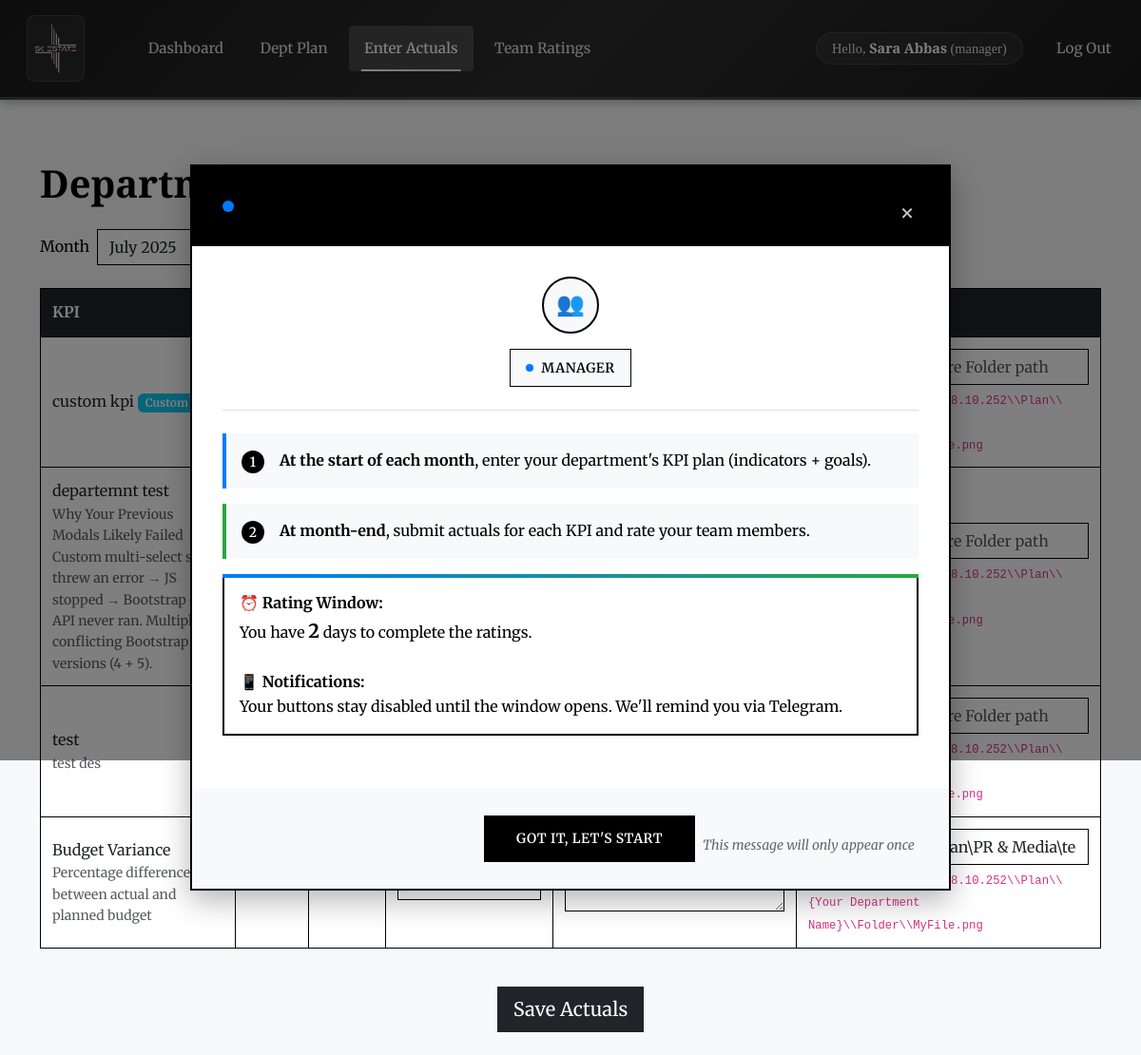
Screenshot of /actuals_entry.php (signed in) with the database file from the repository.
### tables this page shows
CREATE TABLE `users` (
  `user_id` int(11) NOT NULL,
  `name` varchar(100) NOT NULL,
  `email` varchar(255) NOT NULL,
  `password_hash` varchar(255) NOT NULL,
  `role_id` int(11) NOT NULL,
  `dept_id` int(11) DEFAULT NULL,
  `phone` varchar(20) DEFAULT NULL,
  `telegram_chat_id` bigint(20) DEFAULT NULL,
  `position` varchar(100) DEFAULT NULL,
  `birth_date` date DEFAULT NULL,
  `hire_date` date DEFAULT NULL,
  `rating_window_days` int(11) DEFAULT 0,
  `active` tinyint(1) DEFAULT 1,
  `email_verified` tinyint(1) DEFAULT 0,
  `email_verification_token` varchar(255) DEFAULT NULL,
  `email_verification_expires` datetime DEFAULT NULL
);

CREATE TABLE `department_indicator_monthly` (
  `snapshot_id` int(11) NOT NULL,
  `indicator_id` int(11) DEFAULT NULL,
  `dept_id` int(11) NOT NULL,
  `month` date NOT NULL,
  `custom_name` varchar(255) DEFAULT NULL,
  `is_custom` tinyint(1) DEFAULT 0,
  `target_value` float NOT NULL,
  `weight` int(11) NOT NULL,
  `unit_of_goal` varchar(50) DEFAULT NULL,
  `unit` varchar(50) DEFAULT NULL,
  `way_of_measurement` varchar(255) DEFAULT NULL,
  `created_by` int(11) DEFAULT NULL,
  `actual_value` float DEFAULT NULL,
  `notes` text DEFAULT NULL,
  `created_at` timestamp NOT NULL DEFAULT current_timestamp(),
  `audit_score` float DEFAULT NULL,
  `task_file_path` varchar(255) DEFAULT NULL
);

CREATE TABLE `department_indicators` (
  `indicator_id` int(11) NOT NULL,
  `name` varchar(255) NOT NULL,
  `description` text DEFAULT NULL,
  `responsible_departments` varchar(255) DEFAULT NULL,
  `default_goal` float NOT NULL,
  `unit_of_goal` varchar(50) DEFAULT NULL,
  `unit` varchar(50) DEFAULT NULL,
  `way_of_measurement` varchar(255) DEFAULT NULL,
  `default_weight` int(11) DEFAULT NULL,
  `sort_order` int(11) DEFAULT NULL,
  `active` tinyint(1) DEFAULT 1
);

### backend/user_controller.php (called while the page is built, shortened)
<?php
require_once __DIR__ . '/db.php';
function getUser(int $user_id): array|false {
    global $pdo;
    $sql = "
        SELECT
            u.user_id,
            u.name,
            u.email,
            u.role_id,
            r.role_name,
            u.dept_id
        FROM users u
        JOIN roles r ON u.role_id = r.role_id
        WHERE u.user_id = :uid
    ";
    $stmt = $pdo->prepare($sql);
    $stmt->execute([':uid' => $user_id]);
    return $stmt->fetch(PDO::FETCH_ASSOC);
}

### backend/department_controller.php (called while the page is built, shortened)
<?php
final class DepartmentRepository
{
    private PDO $pdo;
    public function __construct(PDO $pdo)
    {
        $this->pdo = $pdo;
    }
    public function fetchDepartmentSnapshots(int $deptId, string $month): array
    {
        $sql = "
            SELECT dim.*,
                   di.name        AS indicator_name,
                   di.description AS indicator_description,
                   di.unit        AS indicator_unit
            FROM   department_indicator_monthly dim
            LEFT   JOIN department_indicators di
                 ON dim.indicator_id = di.indicator_id
            WHERE  dim.dept_id = :d
              AND  dim.month   = :m
            ORDER  BY dim.snapshot_id
        ";
        return $this->select($sql, [':d' => $deptId, ':m' => $month]);
    }
    private function select(string $sql, array $params): array
    {
        $stmt = $this->pdo->prepare($sql);
        $stmt->execute($params);
        return $stmt->fetchAll(PDO::FETCH_ASSOC);
    }
}

### backend/settings_controller.php (called while the page is built, shortened)
<?php
final class SettingsRepository
{
    private PDO $pdo;
    public function __construct(PDO $pdo)
    {
        $this->pdo = $pdo;
    }
    public function getSetting(string $key): ?string
    {
        $stmt = $this->pdo->prepare(
            'SELECT setting_value FROM settings WHERE setting_key = :k'
        );
        $stmt->execute([':k' => $key]);
        $v = $stmt->fetchColumn();
        return ($v === false) ? null : $v;
    }
}

### actuals_entry.php (the view, shortened to what this page needs)
<?php
require_once __DIR__ . '/backend/auth.php';
require_once __DIR__ . '/backend/user_controller.php';
require_once __DIR__ . '/backend/department_controller.php';
require_once __DIR__ . '/backend/settings_controller.php';
$settingsRepo = new Backend\SettingsRepository($pdo);
$globalActualsDays = (int)($settingsRepo->getSetting('actuals_entry_deadline_days')
                     ?? $settingsRepo->getSetting('evaluation_deadline_days')
                     ?? 2);
function isWindowOpen(array $user): bool
{
    global $globalActualsDays;
    $days = $user['rating_window_days'] ?? $globalActualsDays;
    if ($days === 0) {
        return true;
    }
    $today      = new DateTime('today');
    $endOfMonth = (clone $today)->modify('last day of this month');
    $remaining  = (int)$today->diff($endOfMonth)->format('%a');
    return $remaining < $days;
}
$user     = getUser($_SESSION['user_id']);
$roleId   = (int)$user['role_id'];
$deptId   = (int)$user['dept_id'];
$monthKey = $_GET['month'] ?? date('Y-m-01');
$deptRepo = $deptRepo ?? new DepartmentRepository($pdo);
$snapshots = $deptRepo->fetchDepartmentSnapshots($deptId, $monthKey);
function monthLink(string $base, int $offset): string
{
    $dt = new DateTime($base);
    $dt->modify(($offset >= 0 ? '+' : '') . $offset . ' month');
    return $dt->format('Y-m-01');
}
$windowOpen = $roleId === ROLE_ADMIN ? true : isWindowOpen($user);
include __DIR__ . '/partials/navbar.php';
include __DIR__ . '/partials/intro_modal.php';
?>
<!DOCTYPE html>
<html lang="en">
<head>
  <link href="https://cdn.jsdelivr.net/npm/bootstrap@5.3.0/dist/css/bootstrap.min.css" rel="stylesheet">
  <link rel="stylesheet" href="./assets/css/style.css">
</head>
<body class="bg-light font-serif">
<div class="container py-4">
  <h1 class="mb-4">Department Actuals Entry</h1>
  <form class="d-flex align-items-center mb-4" method="get">
    <label class="me-2">Month</label>
    <input type="month" name="month" class="form-control w-auto"
           value="<?= date('Y-m', strtotime($monthKey)) ?>" onchange="this.form.submit()">
    <a class="btn btn-outline-secondary ms-3"
       href="actuals_entry.php?month=<?= monthLink($monthKey, -1) ?>">&laquo; Prev</a>
    <a class="btn btn-outline-secondary ms-2"
       href="actuals_entry.php?month=<?= monthLink($monthKey, +1) ?>">Next &raquo;</a>
  </form>
  <?php if (empty($snapshots)): ?>
    <div class="alert alert-warning">
      No KPI snapshot found for <?= date('F Y', strtotime($monthKey)) ?>.
      <a href="department_plan.php?month=<?= $monthKey ?>">Create your plan first.</a>
    </div>
  <?php else: ?>
    <form method="post">
      <div class="table-responsive mb-4">
        <table class="table table-bordered align-middle">
          <thead class="table-dark">
          <tr>
            <th>KPI</th>
            <th class="text-end">Target</th>
            <th class="text-end">Weight</th>
            <th class="text-end">Actual</th>
            <th>Notes</th>
            <th>Task File Path</th>
          </tr>
          </thead>
          <tbody>
          <?php foreach ($snapshots as $row): ?>
            <tr>
              <td>
                <?= htmlspecialchars($row['indicator_name'] ?: $row['custom_name']) ?>
                <?php if ($row['is_custom']): ?>
                  <span class="badge bg-info">Custom</span>
                <?php endif; ?>
                <?php if (!empty($row['indicator_description'])): ?>
                  <div class="small text-muted"><?= htmlspecialchars($row['indicator_description']) ?></div>
                <?php endif; ?>
              </td>
              <td class="text-end">
              </td>
              <td class="text-end"><?= $row['weight'] ?>%</td>
              <td class="text-end" style="width:11rem">
              </td>
              <td style="width:16rem">
              </td>
<td style="width:20rem">
    <div class="form-text">
        For Example: <code>\\192.168.10.252\\Plan\\{Your Department Name}\\Folder\\MyFile.png</code>
    </div>
</td>
            </tr>
          <?php endforeach; ?>
          </tbody>
        </table>
      </div>
      <div class="text-center">
        <button class="btn btn-dark btn-lg" <?= $windowOpen ? '' : 'disabled' ?>>
          Save Actuals
        </button>
      </div>
    </form>
  <?php endif; ?>
</div>
</body>
</html>

### partials/navbar.php (shortened to what this page needs)
<?php
require_once __DIR__ . '/../backend/user_controller.php';
$user      = getUser($_SESSION['user_id']);
$roleId    = (int)($_SESSION['role_id'] ?? 0);
$roleName  = htmlspecialchars($_SESSION['role_name'] ?? '');
$userName  = htmlspecialchars($user['name']       ?? '');
$currentPage = basename($_SERVER['PHP_SELF']);
function isActivePage($page) {
    global $currentPage;
    return $currentPage === $page ? 'active' : '';
}
?>
<!DOCTYPE html>
<html lang="en">
<head>
<link href="https://cdn.jsdelivr.net/npm/bootstrap@5.3.0/dist/css/bootstrap.min.css" rel="stylesheet">
<link href="https://cdn.jsdelivr.net/npm/bootstrap-icons@1.11.3/font/bootstrap-icons.css" rel="stylesheet">
<link rel="stylesheet" href="./assets/css/style.css">
</head>
<body>
<nav class="navbar navbar-expand-lg navbar-dark bg-dark mb-4">
  <div class="container-fluid">
  <a class="navbar-brand d-flex align-items-center" href="dashboard.php">
  <img src="./assets/logo/SKE.png" alt="SK Group" class="d-inline-block align-text-top">
</a>
    <div class="collapse navbar-collapse" id="navMenu">
      <ul class="navbar-nav me-auto">
        <li class="nav-item">
          <a class="nav-link <?= isActivePage('dashboard.php') ?>" href="dashboard.php">Dashboard</a>
        </li>
        <?php if ($roleId === 1): ?>
          <li class="nav-item"><a class="nav-link <?= isActivePage('users.php') ?>" href="users.php">Users</a></li>
          <li class="nav-item"><a class="nav-link <?= isActivePage('departments.php') ?>" href="departments.php">Departments</a></li>
          <li class="nav-item dropdown">
            <a class="nav-link dropdown-toggle <?= isActiveDropdown(['individual_indicators.php', 'department_indicators.php']) ?>" href="#" id="indicatorsDrop"
               role="button" data-bs-toggle="dropdown" aria-expanded="false">
              Indicators
            </a>
            <ul class="dropdown-menu" aria-labelledby="indicatorsDrop">
              <li><a class="dropdown-item <?= isActivePage('individual_indicators.php') ?>" href="individual_indicators.php">
                    Individual Indicators</a></li>
              <li><a class="dropdown-item <?= isActivePage('department_indicators.php') ?>" href="department_indicators.php">
                    Department Indicators</a></li>
            </ul>
          </li>
          <li class="nav-item dropdown">
            <a class="nav-link dropdown-toggle <?= isActiveDropdown(['audit_evaluations.php', 'audit_departments.php']) ?>" href="#" id="auditDrop"
               role="button" data-bs-toggle="dropdown" aria-expanded="false">
              Audit
            </a>
            <ul class="dropdown-menu" aria-labelledby="auditDrop">
              <li><a class="dropdown-item <?= isActivePage('audit_evaluations.php') ?>" href="audit_evaluations.php">
                     Individuals Audit</a></li>
              <li><a class="dropdown-item <?= isActivePage('audit_departments.php') ?>" href="audit_departments.php">
                    Department Audit</a></li>
            </ul>
          </li>
          <li class="nav-item"><a class="nav-link <?= isActivePage('reports.php') ?>" href="reports.php">Reports</a></li>
          <li class="nav-item"><a class="nav-link <?= isActivePage('reminders.php') ?>" href="reminders.php">Reminders</a></li>
          <li class="nav-item">
            <a class="nav-link <?= isActivePage('settings.php') ?>" href="settings.php">
              <i class="bi bi-gear me-1"></i> Settings
            </a>
          </li>
        <?php elseif ($roleId === 2): ?>
          <li class="nav-item"><a class="nav-link <?= isActivePage('department_plan.php') ?>" href="department_plan.php">Dept Plan</a></li>
          <li class="nav-item"><a class="nav-link <?= isActivePage('actuals_entry.php') ?>" href="actuals_entry.php">Enter Actuals</a></li>
          <li class="nav-item"><a class="nav-link <?= isActivePage('evaluate.php') ?>" href="evaluate.php">Team Ratings</a></li>
        <?php else: ?>
          <li class="nav-item"><a class="nav-link <?= isActivePage('evaluate.php') ?>" href="evaluate.php">
                Submit Ratings</a></li>
        <?php endif; ?>
      </ul>
      <ul class="navbar-nav ms-auto align-items-center">
        <li class="nav-item me-3">
          <span class="navbar-text">
            Hello, <strong><?= $userName ?></strong> (<?= $roleName ?>)
          </span>
        </li>
        <li class="nav-item">
          <a class="nav-link <?= isActivePage('logout.php') ?>" href="logout.php">Log Out</a>
        </li>
      </ul>
    </div>
  </div>
</nav>
</body>
</html>

### assets/css/style.css (style rules this page uses)
html, body { height: 100%; margin: 0; padding: 0; background-color: rgba(var(--bs-light-rgb), var(--bs-bg-opacity)) !important; color: #000000; font-family: 'Merriweather', serif; line-height: 1.6; }
h1, h2, h3, h4, h5, h6 { font-family: 'Playfair Display', serif; margin-top: 1rem; margin-bottom: 1rem; font-weight: 700; color: #000000; }
.navbar { background: linear-gradient(135deg, #1a1a1a 0%, #2d2d2d 50%, #1a1a1a 100%) !important; border-bottom: 3px solid #444; box-shadow: 0 2px 10px rgba(0, 0, 0, 0.3); padding: 0.5rem 0; font-family: 'Merriweather', serif; }
.navbar-brand { padding: 0.5rem 1rem; transition: transform 0.3s ease; margin-right: 2rem; }
.navbar-brand img { height: 70px; width: auto; max-width: 120px; filter: brightness(1.1) contrast(1.1); object-fit: contain; background: rgba(255, 255, 255, 0.05); padding: 0.5rem; border-radius: 8px; border: 1px solid rgba(255, 255, 255, 0.1); }
.navbar-nav .nav-link { color: #e0e0e0 !important; font-weight: 500; font-size: 0.95rem; padding: 0.75rem 1rem !important; position: relative; transition: all 0.3s ease; border-radius: 4px; margin: 0 0.2rem; }
.navbar-nav .nav-link::after { content: ''; position: absolute; bottom: 0; left: 50%; width: 0; height: 2px; background: linear-gradient(90deg, #fff, #ccc); transition: all 0.4s ease; transform: translateX(-50%); }
.navbar-nav .nav-link[href="logout.php"]::after { background: linear-gradient(90deg, #ff4444, #cc0000); }
.navbar-nav .nav-link.active { color: #ffffff !important; background: rgba(255, 255, 255, 0.15); font-weight: 600; }
.navbar-nav .nav-link.active::after { width: 80%; background: linear-gradient(90deg, #ffffff, #e0e0e0); }
.navbar-text { color: #e0e0e0 !important; font-family: 'Playfair Display', serif; font-size: 0.9rem; padding: 0.5rem 1rem; background: rgba(255, 255, 255, 0.05); border-radius: 20px; border: 1px solid rgba(255, 255, 255, 0.1); }
.navbar-text strong { color: #ffffff; font-weight: 600; }
.bg-dark { --bs-bg-opacity: 1; background-color: rgba(var(--bs-dark-rgb), var(--bs-bg-opacity)) !important; }
.form-control { border: 1px solid #000000; border-radius: 0; box-shadow: none; }
.table { width: 100%; margin-bottom: 1rem; border-collapse: collapse; }
.table th, .table td { border: 1px solid #000000; padding: 0.75rem; vertical-align: middle; }
.btn { border-radius: 0; font-family: inherit; }
.mb-4 { margin-bottom: 1.5rem !important; }
.text-center { text-align: center !important; }

### rows the page displays
users: name "Sara Abbas"
department_indicator_monthly: custom_name "custom kpi", is_custom "Custom"
department_indicator_monthly: indicator.name "departemnt test", indicator.description "Why Your Previous Modals Likely Failed Custom multi-select script threw an error → JS stopped → Bootstrap data API never ran. Multiple, conflicting Bootstrap versions (4 + 5)."
department_indicator_monthly: indicator.name "test", indicator.description "test des"
department_indicator_monthly: indicator.name "Budget Variance", indicator.description "Percentage difference between actual and planned budget"

### other values shown
$roleName "manager"
$windowDays "2"
